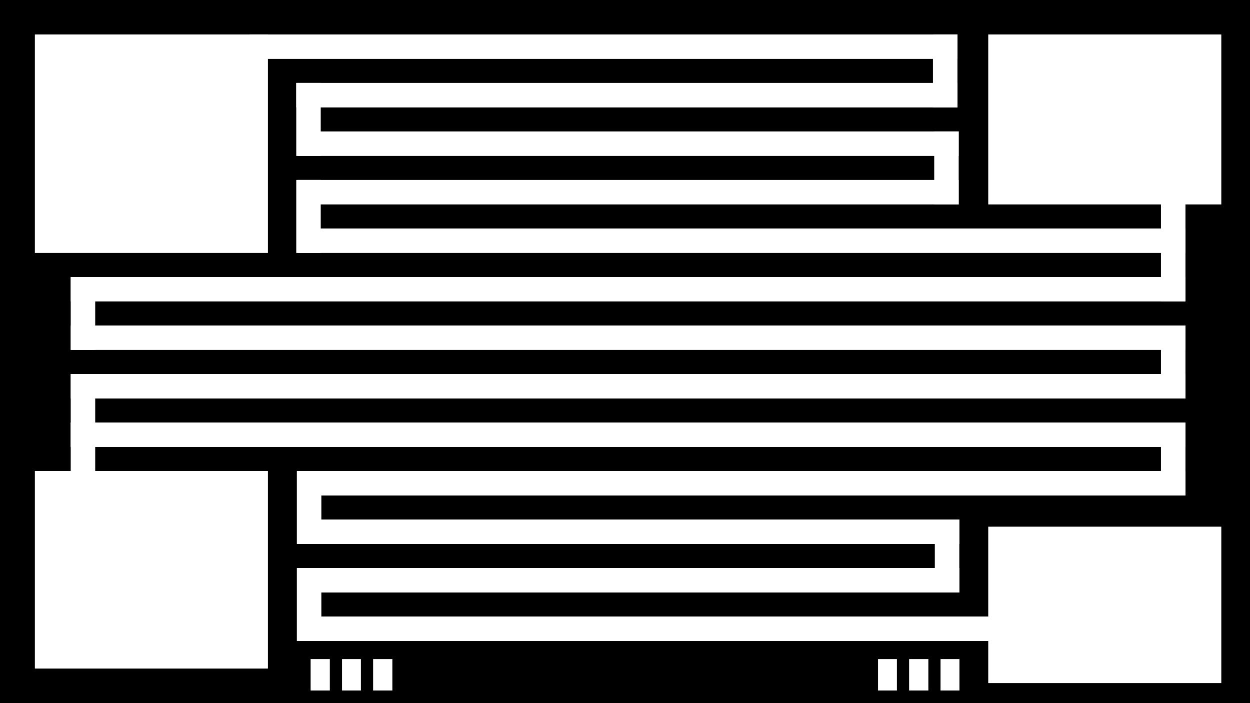
#> input picture computer-vision/snake.jpg, 2500 x 1406 px (shown at 1/2 size)
$ python -i img_lib.py   (imports and definitions only)
#> lines starting #> are read from the running program, lines starting #| are printed output that depends on the picture
from tkinter import filedialog
from PIL import Image, ImageTk
from PIL.ImageOps import invert
from math import ceil, cos, sin, radians
from typing import overload
from math import pi

# [154 lines left out: functions toggle_channels, fit_image, fill_image, center_crop, rescale_value, get_brightness_range and 1 more, not called in this run]


# returns an alpha channel mask equivalent from source image
# optionally specify new scale
# optionally specify new cropped size
def convert_to_alpha_channel(input_image: Image.Image,
                             new_scale: tuple[int,int] | None = None,
                             target_size: tuple[int,int] = (0,0),
                             downsample_target: int = 1080) -> Image.Image:
  # copy the image
  mask: Image.Image = input_image.copy()
  # convert it to grayscale to normalize all values
  if(mask.mode != "L"):
    mask = mask.convert("L")
  # Invert all colors since we want the mask, not the image itself
  mask = invert(mask)
  if (new_scale!=None):
    # if no target, save current size
    if (target_size == (0,0)):
      target_size = mask.size
    # downsample
    while mask.width > downsample_target or mask.height > downsample_target:
      mask = mask.resize((mask.width//2, mask.height//2), resample=Image.Resampling.NEAREST)
    # rescale
    mask = rescale(mask, new_scale)
    # resample to desired dimentions
    mask = center_crop(mask, target_size)
  elif (target_size != (0,0)):
    mask = center_crop(mask, target_size)
  # done
  return mask

# return an alpha mask image applied to another image
# [62 lines left out: functions apply_mask, posterize, RGBA_to_RGB, LA_to_L, rasterize, dec_to_alpha, not called in this run]
def alpha_to_dec(alpha: tuple[int,int]) -> int:
  return int(((510-alpha[0]-alpha[1])*100)/510)

# given an x, y, and theta transform, return tuple (a,b,c,d,e,f)
# representing the following affine matrix
# | a b c |
# | d e f |
# | 0 0 1 |
# theta is a tuple of format (x distance to origin, y distance to origin, rotation in radians)
# [154 lines left out: functions build_affine, better_transform, slice, add, sub, mult and 1 more, not called in this run]

# convert float | int tuple to int tuple
def round_tuple(t: tuple[int|float,...]) -> tuple[int,...]:
  return tuple([round(x) for x in t])

# apply abs to all elements of tuple
def abs_tuple(t: tuple[int|float,...]) -> tuple[int|float,...]:
  return tuple([abs(x) for x in t])

# negate all elements of tuple (*-1)
def neg_tuple(t: tuple[int|float,...]) -> tuple[int|float,...]:
  return tuple([-x for x in t])

#endregion

# automated test suite
# [121 lines left out: function __run_tests, not called in this run]
# [23 lines not run here, left out]

# propt user for image
# image: Image.Image = Image.open(filedialog.askopenfilename(title ='Test Image')).copy()
# for i in slice(image, vertical_tiles=2)[1]: i.show()
# better_transform(image, (0,0,0), (1500,1500), 0.2).show()
# better_transform(image, (100,-50,1), (1500,1500), 0.2).save("test.png")

>>> from PIL import Image
>>> picture = Image.open('../computer-vision/snake.jpg')
#> picture is the input picture: PIL image 2500x1406 RGB; min 0, max 255, mean 131.3
>>> result = convert_to_alpha_channel(picture)
#> in convert_to_alpha_channel, `mask = invert(mask)`:
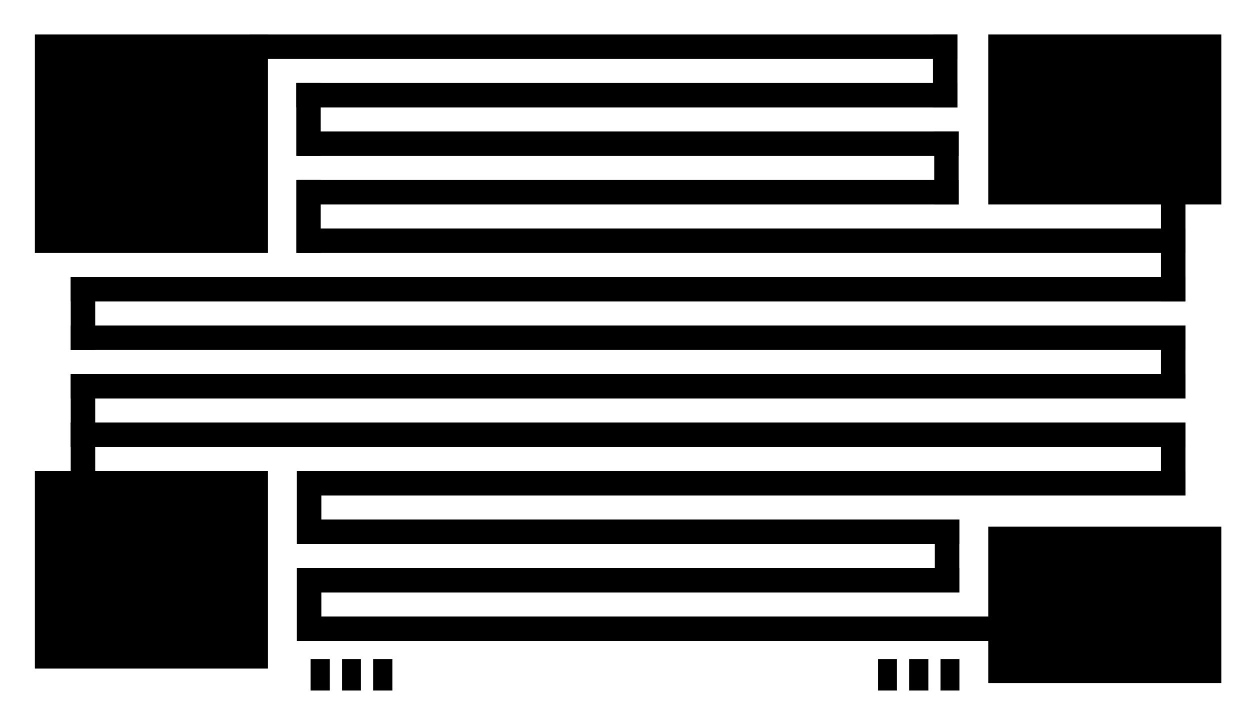
#> mask: PIL image 2500x1406 L (shown at 1/2 size); min 0, max 255, mean 123.7
